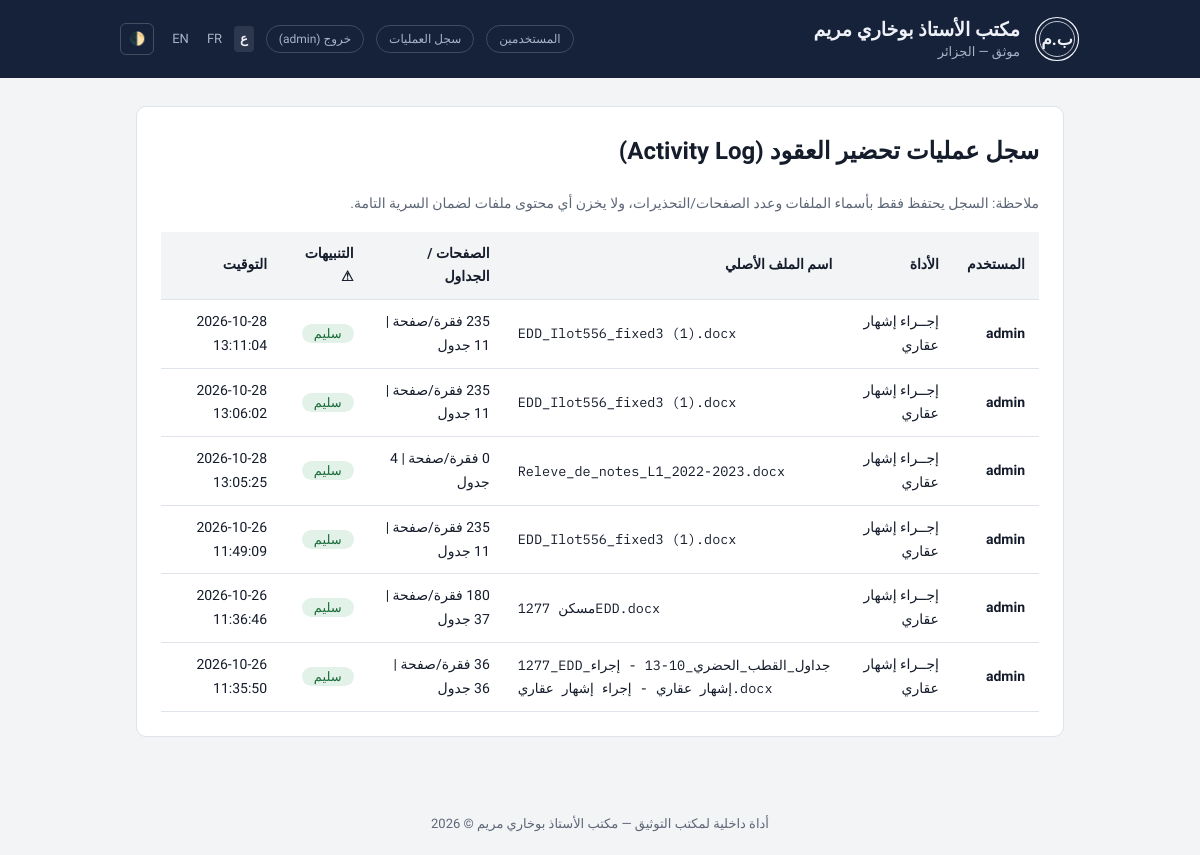
The page /admin/logs (signed in) on the database its author committed.
### core_engine/models.py (models this page shows, shortened)
class User(UserMixin, db.Model):
    __tablename__ = 'users'
    id = db.Column(db.Integer, primary_key=True)
    username = db.Column(db.String(80), unique=True, nullable=False)
    password_hash = db.Column(db.String(256), nullable=False)
    role = db.Column(db.String(20), default='staff')  # 'admin' or 'staff'
    is_active_account = db.Column(db.Boolean, default=True)
    created_at = db.Column(db.DateTime, default=datetime.utcnow)
    @property
    def is_active(self):
        return self.is_active_account
    @property
    def is_admin(self):
        return self.role == 'admin'

class ActivityLog(db.Model):
    __tablename__ = 'activity_logs'
    id = db.Column(db.Integer, primary_key=True)
    user_id = db.Column(db.Integer, db.ForeignKey('users.id'), nullable=True)
    username = db.Column(db.String(80), nullable=False)
    tool_name = db.Column(db.String(100), nullable=False)  # 'ijraa' or 'tables556'
    original_filename = db.Column(db.String(255), nullable=False)
    pages_count = db.Column(db.Integer, default=0)
    tables_count = db.Column(db.Integer, default=0)
    warnings_count = db.Column(db.Integer, default=0)
    timestamp = db.Column(db.DateTime, default=datetime.utcnow)
    user = db.relationship('User', backref=db.backref('logs', lazy=True))

### routes/main.py (the view)
@routes_bp.route('/admin/logs')
@login_required
def admin_logs():
    if not current_user.is_admin:
        flash("هذه الصفحة خاصة بالمسؤول فقط.", 'warn')
        return redirect(url_for('routes.index'))
    logs = ActivityLog.query.order_by(ActivityLog.timestamp.desc()).limit(200).all()
    return render_template('admin_logs.html', logs=logs)

### templates/admin_logs.html (shortened to what this page needs)
{% extends "base.html" %}
{% block content %}
<section class="sheet" style="padding: 24px;">
  <h2 style="margin-top:0;">سجل عمليات تحضير العقود (Activity Log)</h2>
  <p class="hint" style="margin-bottom:16px;">ملاحظة: السجل يحتفظ فقط بأسماء الملفات وعدد الصفحات/التحذيرات، ولا يخزن أي محتوى ملفات لضمان السرية التامة.</p>
  <table class="data-table">
    <thead>
      <tr>
        <th>المستخدم</th>
        <th>الأداة</th>
        <th>اسم الملف الأصلي</th>
        <th>الصفحات / الجداول</th>
        <th>التنبيهات ⚠</th>
        <th>التوقيت</th>
      </tr>
    </thead>
    <tbody>
      {% for l in logs %}
      <tr>
        <td><b>{{ l.username }}</b></td>
        <td>{{ l.tool_name }}</td>
        <td class="file">{{ l.original_filename }}</td>
        <td>{{ l.pages_count }} فقرة/صفحة | {{ l.tables_count }} جدول</td>
        <td>
          {% if l.warnings_count > 0 %}
            <span class="chip" style="background:var(--warn-soft); color:var(--warn);">⚠ {{ l.warnings_count }} تنبيه</span>
          {% else %}
            <span class="chip" style="background:var(--ok-soft); color:var(--ok);">سليم</span>
          {% endif %}
        </td>
        <td class="ltr">{{ l.timestamp.strftime('%Y-%m-%d %H:%M:%S') }}</td>
      </tr>
      {% else %}
      <tr>
        <td colspan="6" style="text-align:center; color:var(--muted); padding:24px;">لا توجد عمليات مسجلة بعد.</td>
      </tr>
      {% endfor %}
    </tbody>
  </table>
</section>
{% endblock %}

### templates/base.html (shortened to what this page needs)
<!DOCTYPE html>
<html lang="{{ curr_lang }}" dir="{{ dir }}">
<head>
  <link rel="stylesheet" href="{{ url_for('static', filename='css/style.css') }}">
</head>
<body>
  <header class="band gutter">
    <div class="band-in">
      <svg class="seal" viewBox="0 0 46 46" aria-hidden="true">
        <circle cx="23" cy="23" r="21.5" stroke-width="1.2"/>
        <circle cx="23" cy="23" r="17.5" stroke-width=".8"/>
        <text x="23" y="29" text-anchor="middle" font-size="17">ب.م</text>
      </svg>
      <div class="office">
        <b>مكتب الأستاذ بوخاري مريم</b>
        <span>موثق — الجزائر</span>
      </div>
      <div class="nav-actions">
        {% if current_user.is_authenticated %}
          {% if current_user.is_admin %}
            <a href="{{ url_for('routes.admin_users') }}" class="tag" style="text-decoration:none;">المستخدمين</a>
            <a href="{{ url_for('routes.admin_logs') }}" class="tag" style="text-decoration:none;">سجل العمليات</a>
          {% endif %}
          <a href="{{ url_for('routes.logout') }}" class="tag" style="text-decoration:none;">خروج ({{ current_user.username }})</a>
        {% endif %}
        <div class="lang-switcher">
          <a href="{{ url_for('routes.set_locale', lang='ar') }}" class="{% if curr_lang == 'ar' %}active{% endif %}">ع</a>
          <a href="{{ url_for('routes.set_locale', lang='fr') }}" class="{% if curr_lang == 'fr' %}active{% endif %}">FR</a>
          <a href="{{ url_for('routes.set_locale', lang='en') }}" class="{% if curr_lang == 'en' %}active{% endif %}">EN</a>
        </div>
        <button id="themeToggle" class="theme-btn" title="تغيير المظهر">🌓</button>
      </div>
    </div>
  </header>
  <div class="wrap gutter">
    {% block content %}{% endblock %}
  </div>
  <footer class="gutter" style="text-align:center; padding-block: 20px; color:var(--muted); font-size:13px;">
    أداة داخلية لمكتب التوثيق — مكتب الأستاذ بوخاري مريم © 2026
  </footer>
</body>
</html>

### static/css/style.css (style rules this page uses)
:root { --paper: #f3f4f6; --sheet: #ffffff; --ink: #151c2b; --muted: #5d6676; --line: #dfe3ea; --line-strong: #c9cfd9; --band: #16213a; --band-ink: #eef1f7; --band-muted: #a9b3c7; --accent: #0e6b62; --accent-ink: #ffffff; --accent-soft: #e2f0ee; --warn: #8f5400; --warn-soft: #fbf0dc; --ok: #1b6a3a; --ok-soft: #e3f2e8; --display: "Amiri", "Traditional Arabic", "Times New Roman", serif; --body: "IBM Plex Sans Arabic", "Segoe UI", Tahoma, sans-serif; --mono: "IBM Plex Mono", ui-monospace, Consolas, monospace; --r: 10px; }
* { box-sizing: border-box; }
body { background: var(--paper); color: var(--ink); font-family: var(--body); font-size: 16px; line-height: 1.7; margin: 0; }
.gutter { padding-inline: max(16px, env(safe-area-inset-left, 0px)); }
.band { background: var(--band); color: var(--band-ink); }
.band-in { max-width: 960px; margin: 0 auto; padding-block: 16px; display: flex; align-items: center; gap: 14px; }
.seal { flex: none; width: 46px; height: 46px; }
.seal text { fill: var(--band-ink); font-family: var(--display); font-weight: 700; }
.office { display: grid; line-height: 1.35; min-width: 0; }
.office b { font-family: var(--display); font-size: 19px; font-weight: 700; }
.office span { font-size: 13px; color: var(--band-muted); }
.nav-actions { margin-inline-start: auto; display: flex; align-items: center; gap: 12px; }
.tag { font-size: 12px; color: var(--band-muted); border: 1px solid rgba(255,255,255,.18); border-radius: 999px; padding: 3px 12px; white-space: nowrap; }
.lang-switcher { display: flex; gap: 6px; font-size: 13px; }
.lang-switcher a { color: var(--band-muted); text-decoration: none; padding: 2px 6px; border-radius: 4px; }
.lang-switcher a.active { color: var(--band-ink); font-weight: 700; background: rgba(255,255,255,0.1); }
.theme-btn { background: transparent; border: 1px solid rgba(255,255,255,0.2); color: var(--band-ink); border-radius: 6px; padding: 4px 8px; font-size: 13px; cursor: pointer; }
.wrap { max-width: 960px; margin: 0 auto; padding-block: 28px 56px; display: grid; gap: 22px; }
.sheet { background: var(--sheet); border: 1px solid var(--line); border-radius: var(--r); min-width: 0; }
.hint { margin: 0; font-size: 14px; color: var(--muted); }
.file { font-family: var(--mono); font-size: 13.5px; direction: ltr; unicode-bidi: isolate; word-break: break-all; color: var(--ink); }
.chip { background: var(--accent-soft); color: var(--accent); border-radius: 999px; padding: 2px 12px; font-size: 13px; }
button, .btn { font: inherit; font-weight: 600; font-size: 15px; border-radius: 8px; padding: 10px 20px; cursor: pointer; border: 1px solid var(--accent); background: var(--accent); color: var(--accent-ink); text-decoration: none; display: inline-flex; align-items: center; justify-content: center; }
table.data-table { width: 100%; border-collapse: collapse; font-size: 14px; }
table.data-table th, table.data-table td { padding: 10px 14px; border-bottom: 1px solid var(--line); text-align: start; }
table.data-table th { background: var(--paper); font-weight: 600; }

### rows shown on the page
User: username "admin"
ActivityLog: username "admin", tool_name "إجــراء إشهار عقاري", original_filename "EDD_Ilot556_fixed3 (1).docx", warnings_count "سليم", timestamp "2026-10-28 13:11:04"
ActivityLog: username "admin", tool_name "إجــراء إشهار عقاري", original_filename "EDD_Ilot556_fixed3 (1).docx", warnings_count "سليم", timestamp "2026-10-28 13:06:02"
ActivityLog: username "admin", tool_name "إجــراء إشهار عقاري", original_filename "Releve_de_notes_L1_2022-2023.docx", tables_count "4", warnings_count "سليم", timestamp "2026-10-28 13:05:25"
ActivityLog: username "admin", tool_name "إجــراء إشهار عقاري", original_filename "EDD_Ilot556_fixed3 (1).docx", warnings_count "سليم", timestamp "2026-10-26 11:49:09"
ActivityLog: username "admin", tool_name "إجــراء إشهار عقاري", original_filename "1277 مسكنEDD.docx", tables_count "37", warnings_count "سليم", timestamp "2026-10-26 11:36:46"
ActivityLog: username "admin", tool_name "إجــراء إشهار عقاري", original_filename "1277_EDD_جداول_القطب_الحضري_10-13 - إجراء إشهار عقاري - إجراء إشهار عقاري.docx", pages_count "36", tables_count "36", warnings_count "سليم", timestamp "2026-10-26 11:35:50"
